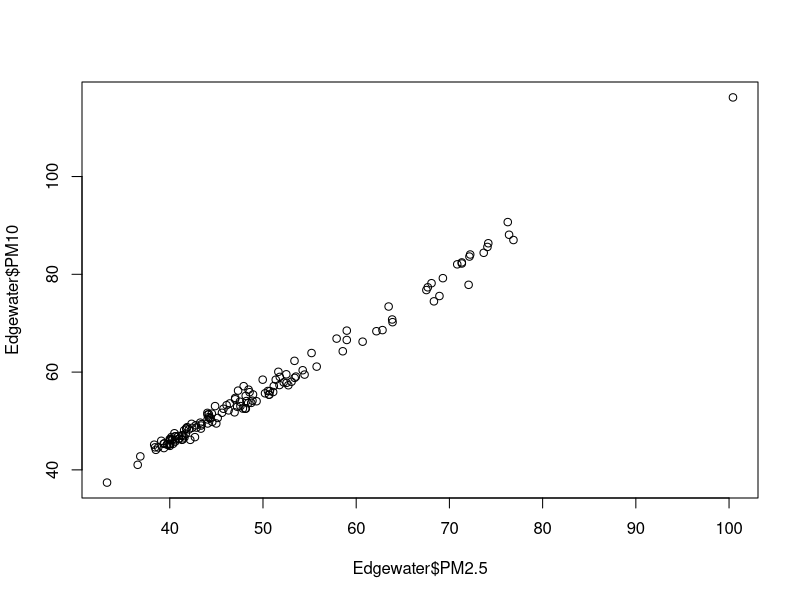
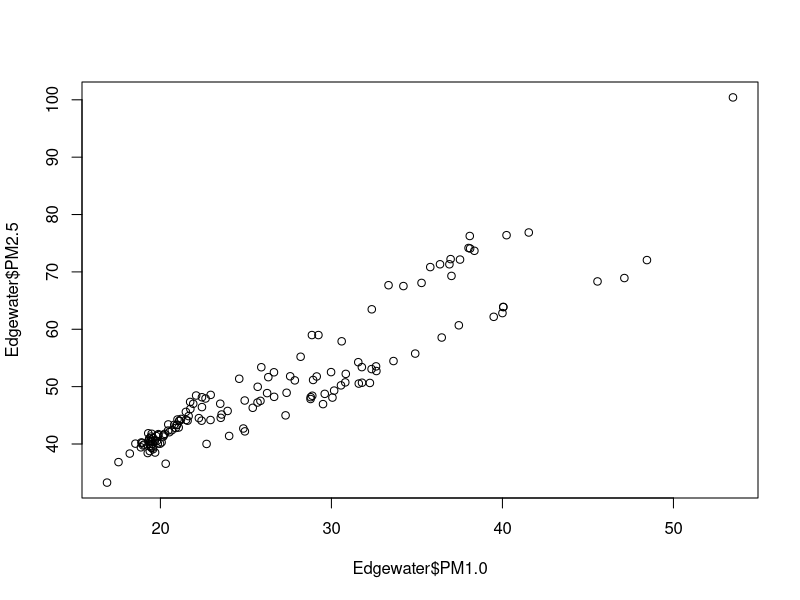
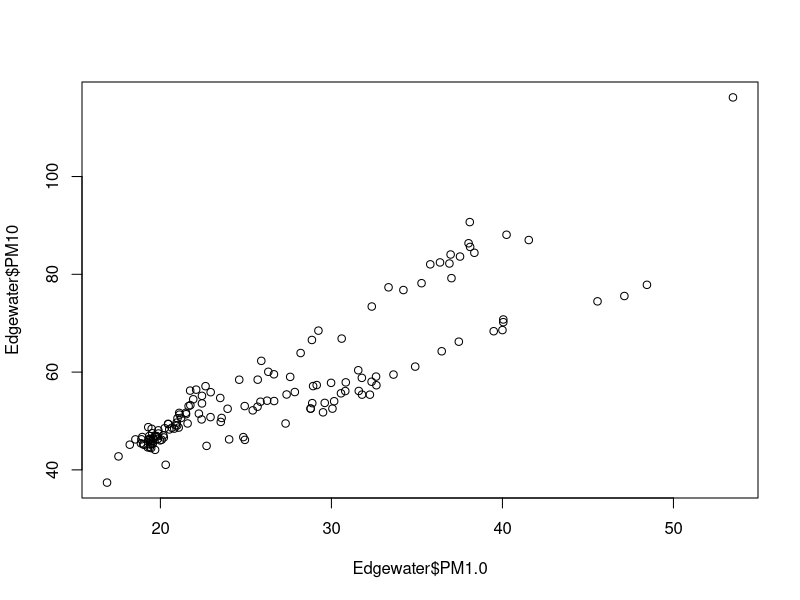

These charts were generated, in order, by the following R code:
## 5 - Correlations and t-test
##
## Author: Bo Zhang
##
## Date Created: 5/25/2022
##
## ---------------------------
##
## Special notes:
##   for CARE 2022 students 
##
## ---------------------------

# load required library
library(lubridate)

# set working directory and import Edgewater sample data
setwd("D:/OneDrive - Loyola University Chicago/Summer2022")
Edgewater_B_2021 <- read.csv("Edgewater_B_2021.csv")
Edgewater <- read.csv("Edgewater_B_20210101.csv")

# add local time column
Edgewater$Time <- ymd_hms(Edgewater$created_at, tz = "UTC")
Edgewater$Time_local <- with_tz(Edgewater$Time, "America/Chicago")

Edgewater_B_2021$Time <- ymd_hms(Edgewater_B_2021$created_at, tz = "UTC")
Edgewater_B_2021$Time_local <- with_tz(Edgewater_B_2021$Time, "America/Chicago")

# Rename
names(Edgewater)[2:4] <- c("PM1.0", "PM2.5", "PM10")
names(Edgewater_B_2021)[2:4] <- c("PM1.0", "PM2.5", "PM10")

# use scatter plot to visualize correlation
plot(Edgewater$PM2.5, Edgewater$PM10)
plot(Edgewater$PM1.0, Edgewater$PM2.5)
plot(Edgewater$PM1.0, Edgewater$PM10)

# calculate correlation between two numeric column
cor(Edgewater$PM2.5, Edgewater$PM10)
cor(Edgewater$PM1.0, Edgewater$PM2.5)
cor(Edgewater$PM1.0, Edgewater$PM10)

# subset Jan data and Feb data
startdate <- ymd_hms("2021-01-01 00:00:00", tz = "UTC")
enddate <- ymd_hms("2021-01-31 23:59:59", tz = "UTC")
Jan_data <- Edgewater_B_2021[which(Edgewater_B_2021$Time >= startdate & Edgewater_B_2021$Time <= enddate),]

startdate <- ymd_hms("2021-02-01 00:00:00", tz = "UTC")
enddate <- ymd_hms("2021-02-28 23:59:59", tz = "UTC")
Feb_data <- Edgewater_B_2021[which(Edgewater_B_2021$Time >= startdate & Edgewater_B_2021$Time <= enddate),]

# compare if the mean pm2.5 levels are the same for Jan and Feb
t.test(Jan_data$PM2.5, Feb_data$PM2.5)

# load the records from another sensor
Edgewater1 <- read.csv("Edgewater_20210101.csv")
names(Edgewater1)[2:4] <- c("PM1.0", "PM2.5", "PM10")

# using t-test compare if two sensors reading are the same
t.test(Edgewater$PM2.5, Edgewater1$PM2.5, paired = TRUE)

# using Wilcoxon test
wilcox.test(Jan_data$PM2.5, Feb_data$PM2.5)
wilcox.test(Edgewater$PM2.5, Edgewater1$PM2.5, paired = TRUE)
